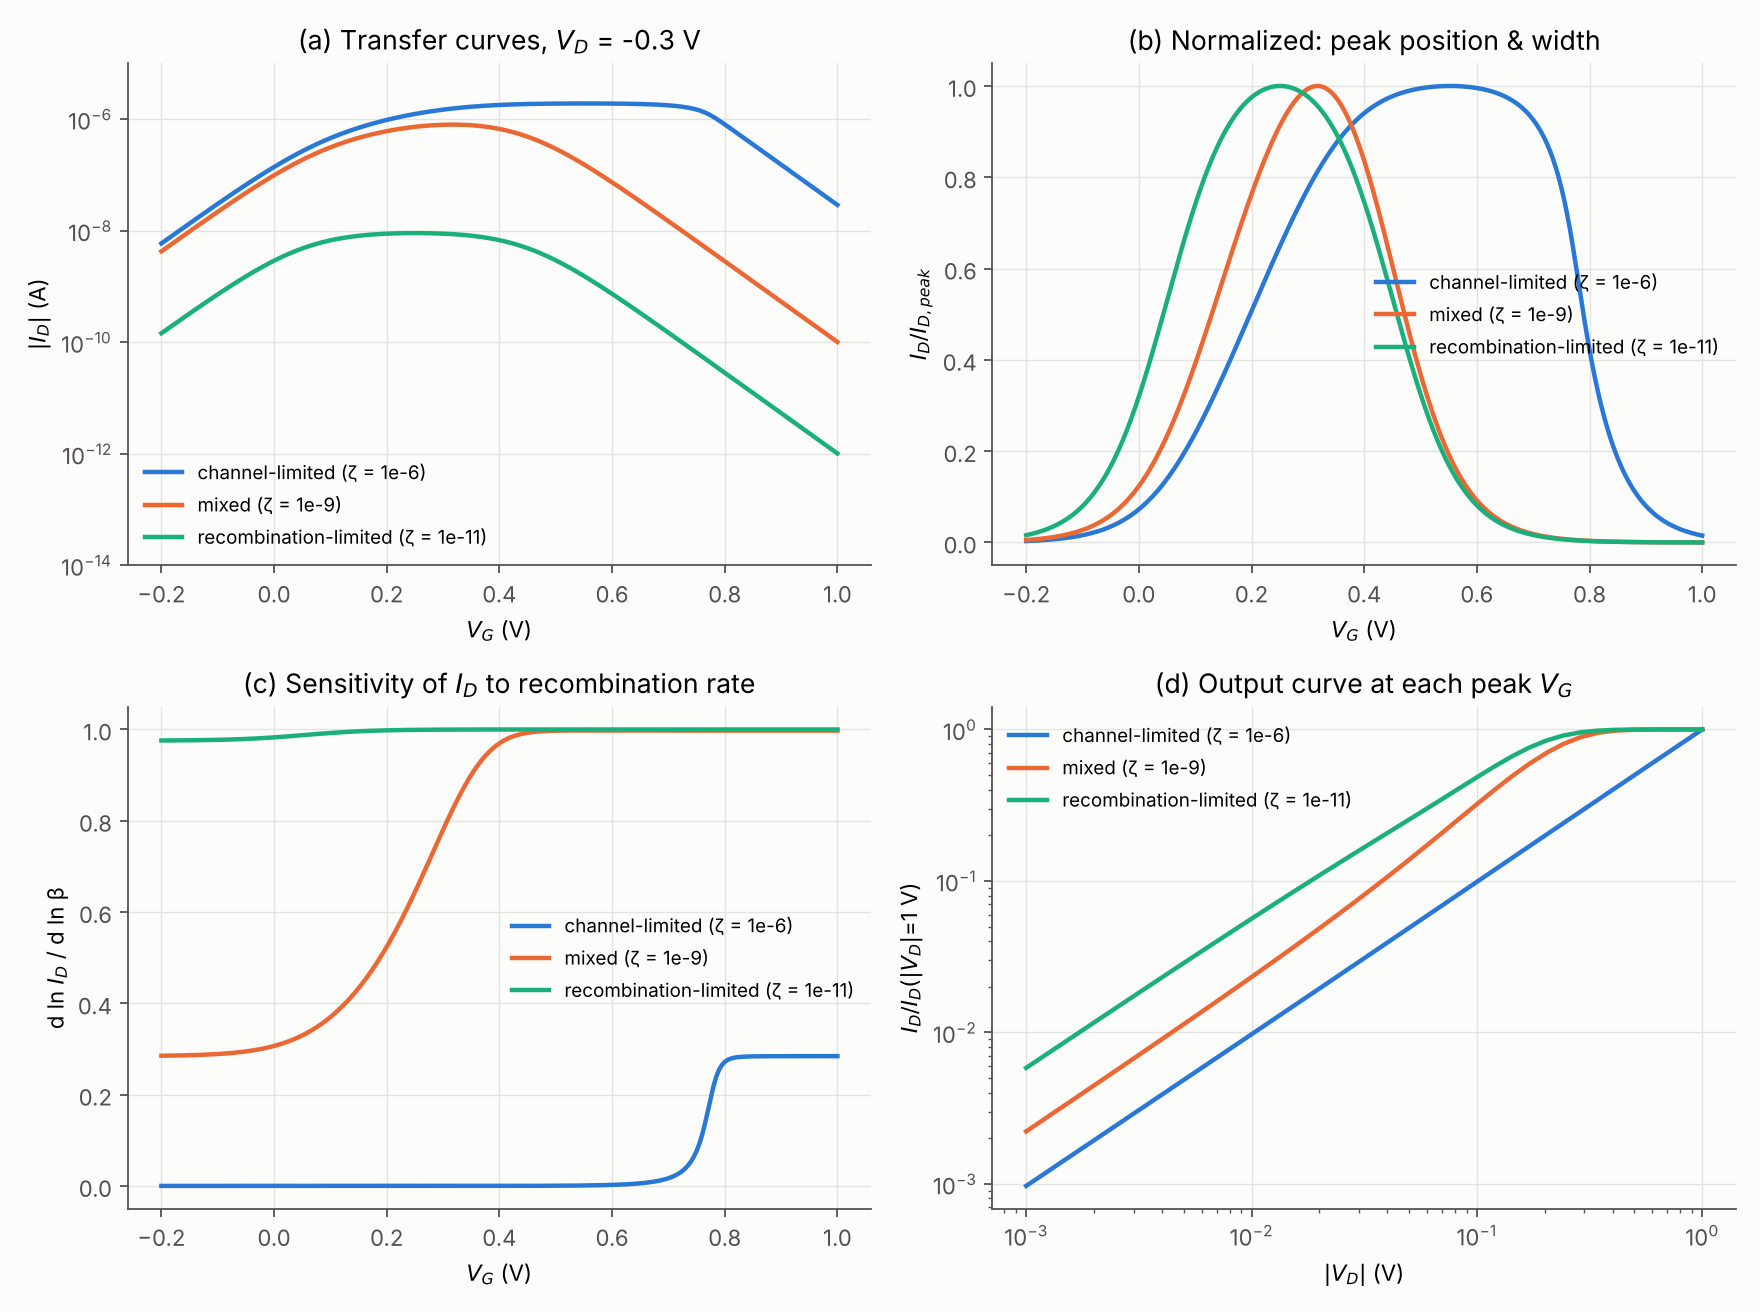

The Python source for this figure:
"""NDT (anti-ambipolar peak) of the P(g2T-T)|BBL junction vs interfacial recombination rate."""
import numpy as np
import matplotlib.pyplot as plt
import device as d

VD = -0.3
VG = np.linspace(-0.2, 1.0, 241)
cases = [(1e-6, "channel-limited (ζ = 1e-6)"),
         (1e-9, "mixed (ζ = 1e-9)"),
         (1e-11, "recombination-limited (ζ = 1e-11)")]
C = ["#2a78d6", "#eb6834", "#1baf7a"]

res = {}
for z, lab in cases:
    I, fj = d.transfer(VG, VD, z)
    k = I.argmax()
    S = np.array([d.sensitivity(v, VD, z) for v in VG])
    VDs = -np.logspace(-3, 0, 40)
    Iout = np.array([d.solve_current(VG[k], v, z) for v in VDs])
    res[z] = (I, fj, S, VDs, Iout)
    print(f"{lab}: I_peak={I[k]:.2e} A @ VG={VG[k]:.2f} V | PVR(I_pk/I(1.0V))={I[k]/I[-1]:.1e} | "
          f"FWHM={np.ptp(VG[I > I[k]/2]):.2f} V | V_j/V_D={fj[k]:.2f} | dlnI/dlnβ={S[k]:.2f}")

plt.rcParams.update({"font.size": 10, "axes.spines.top": False, "axes.spines.right": False,
                     "axes.edgecolor": "#52514e", "xtick.color": "#52514e", "ytick.color": "#52514e"})
fig, ax = plt.subplots(2, 2, figsize=(11, 8.2), facecolor="#fcfcfb")
for a in ax.flat:
    a.set_facecolor("#fcfcfb"); a.grid(color="#e4e3df", lw=0.6)
for c, (z, lab) in zip(C, cases):
    I, fj, S, VDs, Iout = res[z]
    ax[0, 0].semilogy(VG, I, color=c, lw=2, label=lab)
    ax[0, 1].plot(VG, I / I.max(), color=c, lw=2, label=lab)
    ax[1, 0].plot(VG, S, color=c, lw=2, label=lab)
    ax[1, 1].loglog(-VDs, Iout / Iout[-1], color=c, lw=2, label=lab)
ax[0, 0].set(xlabel="$V_G$ (V)", ylabel="$|I_D|$ (A)", title=f"(a) Transfer curves, $V_D$ = {VD} V", ylim=(1e-14, 1e-5))
ax[0, 1].set(xlabel="$V_G$ (V)", ylabel="$I_D/I_{D,peak}$", title="(b) Normalized: peak position & width")
ax[1, 0].set(xlabel="$V_G$ (V)", ylabel="d ln $I_D$ / d ln β",
             title="(c) Sensitivity of $I_D$ to recombination rate")
ax[1, 1].set(xlabel="$|V_D|$ (V)", ylabel="$I_D/I_D(|V_D|$=1 V)", title="(d) Output curve at each peak $V_G$")
for a in ax.flat:
    a.legend(frameon=False, fontsize=8.5)
fig.tight_layout()
fig.savefig("ndt_recombination.png", dpi=160, facecolor=fig.get_facecolor())
